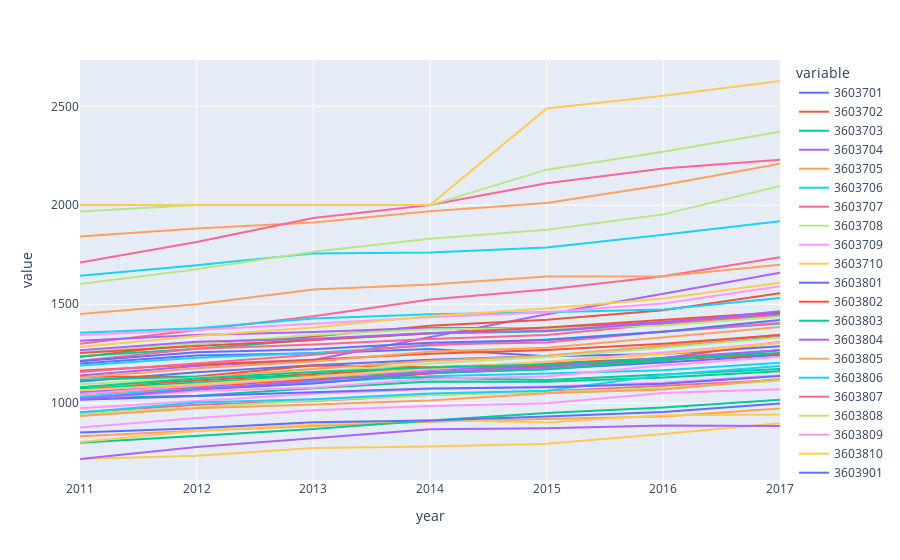

Write notebook code for a chart like this one.
### Code cell
# code for display
fig = px.line(df, x='year', y= puma)
fig.show()

### Figure 1 — Plotly figure (JSON) as saved in the notebook; plotly's stock layout.template omitted (floating-point values rounded to 4 significant figures)
{"data": [{"hovertemplate": "variable=3603701<br>year=%{x}<br>value=%{y}<extra></extra>", "legendgroup": "3603701", "line": {"color": "#636efa", "dash": "solid"}, "mode": "lines", "name": "3603701", "orientation": "v", "showlegend": true, "type": "scatter", "x": [2011, 2012, 2013, 2014, 2015, 2016, 2017], "xaxis": "x", "y": [1110, 1156, 1192, 1220, 1239, 1287, 1334], "yaxis": "y"}, {"hovertemplate": "variable=3603702<br>year=%{x}<br>value=%{y}<extra></extra>", "legendgroup": "3603702", "line": {"color": "#EF553B", "dash": "solid"}, "mode": "lines", "name": "3603702", "orientation": "v", "showlegend": true, "type": "scatter", "x": [2011, 2012, 2013, 2014, 2015, 2016, 2017], "xaxis": "x", "y": [1077, 1115, 1148, 1174, 1186, 1216, 1269], "yaxis": "y"}, {"hovertemplate": "variable=3603703<br>year=%{x}<br>value=%{y}<extra></extra>", "legendgroup": "3603703", "line": {"color": "#00cc96", "dash": "solid"}, "mode": "lines", "name": "3603703", "orientation": "v", "showlegend": true, "type": "scatter", "x": [2011, 2012, 2013, 2014, 2015, 2016, 2017], "xaxis": "x", "y": [1026, 1038, 1075, 1109, 1108, 1130, 1162], "yaxis": "y"}, {"hovertemplate": "variable=3603704<br>year=%{x}<br>value=%{y}<extra></extra>", "legendgroup": "3603704", "line": {"color": "#ab63fa", "dash": "solid"}, "mode": "lines", "name": "3603704", "orientation": "v", "showlegend": true, "type": "scatter", "x": [2011, 2012, 2013, 2014, 2015, 2016, 2017], "xaxis": "x", "y": [1055, 1091, 1135, 1168, 1192, 1220, 1252], "yaxis": "y"}, {"hovertemplate": "variable=3603705<br>year=%{x}<br>value=%{y}<extra></extra>", "legendgroup": "3603705", "line": {"color": "#FFA15A", "dash": "solid"}, "mode": "lines", "name": "3603705", "orientation": "v", "showlegend": true, "type": "scatter", "x": [2011, 2012, 2013, 2014, 2015, 2016, 2017], "xaxis": "x", "y": [833, 861, 885, 906, 920, 933, 973], "yaxis": "y"}, {"hovertemplate": "variable=3603706<br>year=%{x}<br>value=%{y}<extra></extra>", "legendgroup": "3603706", "line": {"color": "#19d3f3", "dash": "solid"}, "mode": "lines", "name": "3603706", "orientation": "v", "showlegend": true, "type": "scatter", "x": [2011, 2012, 2013, 2014, 2015, 2016, 2017], "xaxis": "x", "y": [1032, 1077, 1104, 1136, 1150, 1166, 1204], "yaxis": "y"}, {"hovertemplate": "variable=3603707<br>year=%{x}<br>value=%{y}<extra></extra>", "legendgroup": "3603707", "line": {"color": "#FF6692", "dash": "solid"}, "mode": "lines", "name": "3603707", "orientation": "v", "showlegend": true, "type": "scatter", "x": [2011, 2012, 2013, 2014, 2015, 2016, 2017], "xaxis": "x", "y": [954, 992, 1011, 1041, 1059, 1088, 1117], "yaxis": "y"}, {"hovertemplate": "variable=3603708<br>year=%{x}<br>value=%{y}<extra></extra>", "legendgroup": "3603708", "line": {"color": "#B6E880", "dash": "solid"}, "mode": "lines", "name": "3603708", "orientation": "v", "showlegend": true, "type": "scatter", "x": [2011, 2012, 2013, 2014, 2015, 2016, 2017], "xaxis": "x", "y": [946, 979, 1014, 1041, 1055, 1077, 1114], "yaxis": "y"}, {"hovertemplate": "variable=3603709<br>year=%{x}<br>value=%{y}<extra></extra>", "legendgroup": "3603709", "line": {"color": "#FF97FF", "dash": "solid"}, "mode": "lines", "name": "3603709", "orientation": "v", "showlegend": true, "type": "scatter", "x": [2011, 2012, 2013, 2014, 2015, 2016, 2017], "xaxis": "x", "y": [975, 1010, 1048, 1072, 1084, 1105, 1141], "yaxis": "y"}, {"hovertemplate": "variable=3603710<br>year=%{x}<br>value=%{y}<extra></extra>", "legendgroup": "3603710", "line": {"color": "#FECB52", "dash": "solid"}, "mode": "lines", "name": "3603710", "orientation": "v", "showlegend": true, "type": "scatter", "x": [2011, 2012, 2013, 2014, 2015, 2016, 2017], "xaxis": "x", "y": [718, 734, 773, 781, 795, 844, 899], "yaxis": "y"}, {"hovertemplate": "variable=3603801<br>year=%{x}<br>value=%{y}<extra></extra>", "legendgroup": "3603801", "line": {"color": "#636efa", "dash": "solid"}, "mode": "lines", "name": "3603801", "orientation": "v", "showlegend": true, "type": "scatter", "x": [2011, 2012, 2013, 2014, 2015, 2016, 2017], "xaxis": "x", "y": [1023, 1069, 1099, 1151, 1173, 1205, 1244], "yaxis": "y"}, {"hovertemplate": "variable=3603802<br>year=%{x}<br>value=%{y}<extra></extra>", "legendgroup": "3603802", "line": {"color": "#EF553B", "dash": "solid"}, "mode": "lines", "name": "3603802", "orientation": "v", "showlegend": true, "type": "scatter", "x": [2011, 2012, 2013, 2014, 2015, 2016, 2017], "xaxis": "x", "y": [1047, 1084, 1121, 1150, 1189, 1221, 1248], "yaxis": "y"}, {"hovertemplate": "variable=3603803<br>year=%{x}<br>value=%{y}<extra></extra>", "legendgroup": "3603803", "line": {"color": "#00cc96", "dash": "solid"}, "mode": "lines", "name": "3603803", "orientation": "v", "showlegend": true, "type": "scatter", "x": [2011, 2012, 2013, 2014, 2015, 2016, 2017], "xaxis": "x", "y": [800, 835, 870, 912, 950, 978, 1017], "yaxis": "y"}, {"hovertemplate": "variable=3603804<br>year=%{x}<br>value=%{y}<extra></extra>", "legendgroup": "3603804", "line": {"color": "#ab63fa", "dash": "solid"}, "mode": "lines", "name": "3603804", "orientation": "v", "showlegend": true, "type": "scatter", "x": [2011, 2012, 2013, 2014, 2015, 2016, 2017], "xaxis": "x", "y": [718, 779, 823, 868, 874, 887, 885], "yaxis": "y"}, {"hovertemplate": "variable=3603805<br>year=%{x}<br>value=%{y}<extra></extra>", "legendgroup": "3603805", "line": {"color": "#FFA15A", "dash": "solid"}, "mode": "lines", "name": "3603805", "orientation": "v", "showlegend": true, "type": "scatter", "x": [2011, 2012, 2013, 2014, 2015, 2016, 2017], "xaxis": "x", "y": [1842, 1883, 1913, 1970, 2012, 2102, 2210], "yaxis": "y"}, {"hovertemplate": "variable=3603806<br>year=%{x}<br>value=%{y}<extra></extra>", "legendgroup": "3603806", "line": {"color": "#19d3f3", "dash": "solid"}, "mode": "lines", "name": "3603806", "orientation": "v", "showlegend": true, "type": "scatter", "x": [2011, 2012, 2013, 2014, 2015, 2016, 2017], "xaxis": "x", "y": [1644, 1697, 1757, 1761, 1787, 1851, 1919], "yaxis": "y"}, {"hovertemplate": "variable=3603807<br>year=%{x}<br>value=%{y}<extra></extra>", "legendgroup": "3603807", "line": {"color": "#FF6692", "dash": "solid"}, "mode": "lines", "name": "3603807", "orientation": "v", "showlegend": true, "type": "scatter", "x": [2011, 2012, 2013, 2014, 2015, 2016, 2017], "xaxis": "x", "y": [1711, 1814, 1936, 2001, 2111, 2186, 2230], "yaxis": "y"}, {"hovertemplate": "variable=3603808<br>year=%{x}<br>value=%{y}<extra></extra>", "legendgroup": "3603808", "line": {"color": "#B6E880", "dash": "solid"}, "mode": "lines", "name": "3603808", "orientation": "v", "showlegend": true, "type": "scatter", "x": [2011, 2012, 2013, 2014, 2015, 2016, 2017], "xaxis": "x", "y": [1969, 2001, 2001, 2001, 2180, 2270, 2372], "yaxis": "y"}, {"hovertemplate": "variable=3603809<br>year=%{x}<br>value=%{y}<extra></extra>", "legendgroup": "3603809", "line": {"color": "#FF97FF", "dash": "solid"}, "mode": "lines", "name": "3603809", "orientation": "v", "showlegend": true, "type": "scatter", "x": [2011, 2012, 2013, 2014, 2015, 2016, 2017], "xaxis": "x", "y": [877, 925, 964, 986, 1000, 1051, 1071], "yaxis": "y"}, {"hovertemplate": "variable=3603810<br>year=%{x}<br>value=%{y}<extra></extra>", "legendgroup": "3603810", "line": {"color": "#FECB52", "dash": "solid"}, "mode": "lines", "name": "3603810", "orientation": "v", "showlegend": true, "type": "scatter", "x": [2011, 2012, 2013, 2014, 2015, 2016, 2017], "xaxis": "x", "y": [2001, 2001, 2001, 2001, 2489, 2553, 2628], "yaxis": "y"}, {"hovertemplate": "variable=3603901<br>year=%{x}<br>value=%{y}<extra></extra>", "legendgroup": "3603901", "line": {"color": "#636efa", "dash": "solid"}, "mode": "lines", "name": "3603901", "orientation": "v", "showlegend": true, "type": "scatter", "x": [2011, 2012, 2013, 2014, 2015, 2016, 2017], "xaxis": "x", "y": [1201, 1241, 1252, 1274, 1237, 1249, 1288], "yaxis": "y"}, {"hovertemplate": "variable=3603902<br>year=%{x}<br>value=%{y}<extra></extra>", "legendgroup": "3603902", "line": {"color": "#EF553B", "dash": "solid"}, "mode": "lines", "name": "3603902", "orientation": "v", "showlegend": true, "type": "scatter", "x": [2011, 2012, 2013, 2014, 2015, 2016, 2017], "xaxis": "x", "y": [1134, 1135, 1190, 1182, 1202, 1227, 1309], "yaxis": "y"}, {"hovertemplate": "variable=3603903<br>year=%{x}<br>value=%{y}<extra></extra>", "legendgroup": "3603903", "line": {"color": "#00cc96", "dash": "solid"}, "mode": "lines", "name": "3603903", "orientation": "v", "showlegend": true, "type": "scatter", "x": [2011, 2012, 2013, 2014, 2015, 2016, 2017], "xaxis": "x", "y": [1118, 1133, 1131, 1129, 1117, 1145, 1173], "yaxis": "y"}, {"hovertemplate": "variable=3604001<br>year=%{x}<br>value=%{y}<extra></extra>", "legendgroup": "3604001", "line": {"color": "#ab63fa", "dash": "solid"}, "mode": "lines", "name": "3604001", "orientation": "v", "showlegend": true, "type": "scatter", "x": [2011, 2012, 2013, 2014, 2015, 2016, 2017], "xaxis": "x", "y": [1140, 1188, 1218, 1335, 1449, 1553, 1659], "yaxis": "y"}, {"hovertemplate": "variable=3604002<br>year=%{x}<br>value=%{y}<extra></extra>", "legendgroup": "3604002", "line": {"color": "#FFA15A", "dash": "solid"}, "mode": "lines", "name": "3604002", "orientation": "v", "showlegend": true, "type": "scatter", "x": [2011, 2012, 2013, 2014, 2015, 2016, 2017], "xaxis": "x", "y": [1072, 1129, 1173, 1215, 1240, 1290, 1346], "yaxis": "y"}, {"hovertemplate": "variable=3604003<br>year=%{x}<br>value=%{y}<extra></extra>", "legendgroup": "3604003", "line": {"color": "#19d3f3", "dash": "solid"}, "mode": "lines", "name": "3604003", "orientation": "v", "showlegend": true, "type": "scatter", "x": [2011, 2012, 2013, 2014, 2015, 2016, 2017], "xaxis": "x", "y": [953, 1003, 1020, 1049, 1063, 1142, 1188], "yaxis": "y"}, {"hovertemplate": "variable=3604004<br>year=%{x}<br>value=%{y}<extra></extra>", "legendgroup": "3604004", "line": {"color": "#FF6692", "dash": "solid"}, "mode": "lines", "name": "3604004", "orientation": "v", "showlegend": true, "type": "scatter", "x": [2011, 2012, 2013, 2014, 2015, 2016, 2017], "xaxis": "x", "y": [1300, 1368, 1439, 1524, 1574, 1641, 1738], "yaxis": "y"}, {"hovertemplate": "variable=3604005<br>year=%{x}<br>value=%{y}<extra></extra>", "legendgroup": "3604005", "line": {"color": "#B6E880", "dash": "solid"}, "mode": "lines", "name": "3604005", "orientation": "v", "showlegend": true, "type": "scatter", "x": [2011, 2012, 2013, 2014, 2015, 2016, 2017], "xaxis": "x", "y": [1602, 1677, 1765, 1831, 1876, 1954, 2097], "yaxis": "y"}, {"hovertemplate": "variable=3604006<br>year=%{x}<br>value=%{y}<extra></extra>", "legendgroup": "3604006", "line": {"color": "#FF97FF", "dash": "solid"}, "mode": "lines", "name": "3604006", "orientation": "v", "showlegend": true, "type": "scatter", "x": [2011, 2012, 2013, 2014, 2015, 2016, 2017], "xaxis": "x", "y": [1021, 1061, 1078, 1123, 1135, 1192, 1235], "yaxis": "y"}, {"hovertemplate": "variable=3604007<br>year=%{x}<br>value=%{y}<extra></extra>", "legendgroup": "3604007", "line": {"color": "#FECB52", "dash": "solid"}, "mode": "lines", "name": "3604007", "orientation": "v", "showlegend": true, "type": "scatter", "x": [2011, 2012, 2013, 2014, 2015, 2016, 2017], "xaxis": "x", "y": [804, 860, 893, 915, 903, 939, 943], "yaxis": "y"}, {"hovertemplate": "variable=3604008<br>year=%{x}<br>value=%{y}<extra></extra>", "legendgroup": "3604008", "line": {"color": "#636efa", "dash": "solid"}, "mode": "lines", "name": "3604008", "orientation": "v", "showlegend": true, "type": "scatter", "x": [2011, 2012, 2013, 2014, 2015, 2016, 2017], "xaxis": "x", "y": [1017, 1036, 1058, 1074, 1080, 1098, 1137], "yaxis": "y"}, {"hovertemplate": "variable=3604009<br>year=%{x}<br>value=%{y}<extra></extra>", "legendgroup": "3604009", "line": {"color": "#EF553B", "dash": "solid"}, "mode": "lines", "name": "3604009", "orientation": "v", "showlegend": true, "type": "scatter", "x": [2011, 2012, 2013, 2014, 2015, 2016, 2017], "xaxis": "x", "y": [1164, 1196, 1220, 1250, 1269, 1300, 1344], "yaxis": "y"}, {"hovertemplate": "variable=3604010<br>year=%{x}<br>value=%{y}<extra></extra>", "legendgroup": "3604010", "line": {"color": "#00cc96", "dash": "solid"}, "mode": "lines", "name": "3604010", "orientation": "v", "showlegend": true, "type": "scatter", "x": [2011, 2012, 2013, 2014, 2015, 2016, 2017], "xaxis": "x", "y": [1071, 1105, 1137, 1155, 1170, 1217, 1267], "yaxis": "y"}, {"hovertemplate": "variable=3604011<br>year=%{x}<br>value=%{y}<extra></extra>", "legendgroup": "3604011", "line": {"color": "#ab63fa", "dash": "solid"}, "mode": "lines", "name": "3604011", "orientation": "v", "showlegend": true, "type": "scatter", "x": [2011, 2012, 2013, 2014, 2015, 2016, 2017], "xaxis": "x", "y": [1021, 1069, 1113, 1157, 1182, 1230, 1268], "yaxis": "y"}, {"hovertemplate": "variable=3604012<br>year=%{x}<br>value=%{y}<extra></extra>", "legendgroup": "3604012", "line": {"color": "#FFA15A", "dash": "solid"}, "mode": "lines", "name": "3604012", "orientation": "v", "showlegend": true, "type": "scatter", "x": [2011, 2012, 2013, 2014, 2015, 2016, 2017], "xaxis": "x", "y": [1130, 1177, 1211, 1260, 1280, 1332, 1385], "yaxis": "y"}, {"hovertemplate": "variable=3604013<br>year=%{x}<br>value=%{y}<extra></extra>", "legendgroup": "3604013", "line": {"color": "#19d3f3", "dash": "solid"}, "mode": "lines", "name": "3604013", "orientation": "v", "showlegend": true, "type": "scatter", "x": [2011, 2012, 2013, 2014, 2015, 2016, 2017], "xaxis": "x", "y": [1191, 1229, 1253, 1292, 1322, 1361, 1402], "yaxis": "y"}, {"hovertemplate": "variable=3604014<br>year=%{x}<br>value=%{y}<extra></extra>", "legendgroup": "3604014", "line": {"color": "#FF6692", "dash": "solid"}, "mode": "lines", "name": "3604014", "orientation": "v", "showlegend": true, "type": "scatter", "x": [2011, 2012, 2013, 2014, 2015, 2016, 2017], "xaxis": "x", "y": [1158, 1200, 1245, 1296, 1307, 1362, 1405], "yaxis": "y"}, {"hovertemplate": "variable=3604015<br>year=%{x}<br>value=%{y}<extra></extra>", "legendgroup": "3604015", "line": {"color": "#B6E880", "dash": "solid"}, "mode": "lines", "name": "3604015", "orientation": "v", "showlegend": true, "type": "scatter", "x": [2011, 2012, 2013, 2014, 2015, 2016, 2017], "xaxis": "x", "y": [1096, 1126, 1157, 1200, 1233, 1280, 1332], "yaxis": "y"}, {"hovertemplate": "variable=3604016<br>year=%{x}<br>value=%{y}<extra></extra>", "legendgroup": "3604016", "line": {"color": "#FF97FF", "dash": "solid"}, "mode": "lines", "name": "3604016", "orientation": "v", "showlegend": true, "type": "scatter", "x": [2011, 2012, 2013, 2014, 2015, 2016, 2017], "xaxis": "x", "y": [1046, 1088, 1130, 1171, 1210, 1256, 1307], "yaxis": "y"}, {"hovertemplate": "variable=3604017<br>year=%{x}<br>value=%{y}<extra></extra>", "legendgroup": "3604017", "line": {"color": "#FECB52", "dash": "solid"}, "mode": "lines", "name": "3604017", "orientation": "v", "showlegend": true, "type": "scatter", "x": [2011, 2012, 2013, 2014, 2015, 2016, 2017], "xaxis": "x", "y": [1065, 1096, 1133, 1176, 1208, 1248, 1304], "yaxis": "y"}, {"hovertemplate": "variable=3604018<br>year=%{x}<br>value=%{y}<extra></extra>", "legendgroup": "3604018", "line": {"color": "#636efa", "dash": "solid"}, "mode": "lines", "name": "3604018", "orientation": "v", "showlegend": true, "type": "scatter", "x": [2011, 2012, 2013, 2014, 2015, 2016, 2017], "xaxis": "x", "y": [852, 873, 904, 913, 933, 956, 998], "yaxis": "y"}, {"hovertemplate": "variable=3604101<br>year=%{x}<br>value=%{y}<extra></extra>", "legendgroup": "3604101", "line": {"color": "#EF553B", "dash": "solid"}, "mode": "lines", "name": "3604101", "orientation": "v", "showlegend": true, "type": "scatter", "x": [2011, 2012, 2013, 2014, 2015, 2016, 2017], "xaxis": "x", "y": [1233, 1302, 1337, 1391, 1421, 1470, 1556], "yaxis": "y"}, {"hovertemplate": "variable=3604102<br>year=%{x}<br>value=%{y}<extra></extra>", "legendgroup": "3604102", "line": {"color": "#00cc96", "dash": "solid"}, "mode": "lines", "name": "3604102", "orientation": "v", "showlegend": true, "type": "scatter", "x": [2011, 2012, 2013, 2014, 2015, 2016, 2017], "xaxis": "x", "y": [1237, 1275, 1321, 1352, 1364, 1403, 1450], "yaxis": "y"}, {"hovertemplate": "variable=3604103<br>year=%{x}<br>value=%{y}<extra></extra>", "legendgroup": "3604103", "line": {"color": "#ab63fa", "dash": "solid"}, "mode": "lines", "name": "3604103", "orientation": "v", "showlegend": true, "type": "scatter", "x": [2011, 2012, 2013, 2014, 2015, 2016, 2017], "xaxis": "x", "y": [1315, 1344, 1360, 1381, 1377, 1412, 1454], "yaxis": "y"}, {"hovertemplate": "variable=3604104<br>year=%{x}<br>value=%{y}<extra></extra>", "legendgroup": "3604104", "line": {"color": "#FFA15A", "dash": "solid"}, "mode": "lines", "name": "3604104", "orientation": "v", "showlegend": true, "type": "scatter", "x": [2011, 2012, 2013, 2014, 2015, 2016, 2017], "xaxis": "x", "y": [1451, 1500, 1574, 1600, 1640, 1642, 1699], "yaxis": "y"}, {"hovertemplate": "variable=3604105<br>year=%{x}<br>value=%{y}<extra></extra>", "legendgroup": "3604105", "line": {"color": "#19d3f3", "dash": "solid"}, "mode": "lines", "name": "3604105", "orientation": "v", "showlegend": true, "type": "scatter", "x": [2011, 2012, 2013, 2014, 2015, 2016, 2017], "xaxis": "x", "y": [1356, 1379, 1428, 1450, 1459, 1474, 1531], "yaxis": "y"}, {"hovertemplate": "variable=3604106<br>year=%{x}<br>value=%{y}<extra></extra>", "legendgroup": "3604106", "line": {"color": "#FF6692", "dash": "solid"}, "mode": "lines", "name": "3604106", "orientation": "v", "showlegend": true, "type": "scatter", "x": [2011, 2012, 2013, 2014, 2015, 2016, 2017], "xaxis": "x", "y": [1215, 1275, 1297, 1324, 1344, 1401, 1443], "yaxis": "y"}, {"hovertemplate": "variable=3604107<br>year=%{x}<br>value=%{y}<extra></extra>", "legendgroup": "3604107", "line": {"color": "#B6E880", "dash": "solid"}, "mode": "lines", "name": "3604107", "orientation": "v", "showlegend": true, "type": "scatter", "x": [2011, 2012, 2013, 2014, 2015, 2016, 2017], "xaxis": "x", "y": [1256, 1301, 1345, 1373, 1378, 1393, 1437], "yaxis": "y"}, {"hovertemplate": "variable=3604108<br>year=%{x}<br>value=%{y}<extra></extra>", "legendgroup": "3604108", "line": {"color": "#FF97FF", "dash": "solid"}, "mode": "lines", "name": "3604108", "orientation": "v", "showlegend": true, "type": "scatter", "x": [2011, 2012, 2013, 2014, 2015, 2016, 2017], "xaxis": "x", "y": [1345, 1370, 1401, 1434, 1459, 1504, 1591], "yaxis": "y"}, {"hovertemplate": "variable=3604109<br>year=%{x}<br>value=%{y}<extra></extra>", "legendgroup": "3604109", "line": {"color": "#FECB52", "dash": "solid"}, "mode": "lines", "name": "3604109", "orientation": "v", "showlegend": true, "type": "scatter", "x": [2011, 2012, 2013, 2014, 2015, 2016, 2017], "xaxis": "x", "y": [1284, 1340, 1382, 1440, 1479, 1529, 1609], "yaxis": "y"}, {"hovertemplate": "variable=3604110<br>year=%{x}<br>value=%{y}<extra></extra>", "legendgroup": "3604110", "line": {"color": "#636efa", "dash": "solid"}, "mode": "lines", "name": "3604110", "orientation": "v", "showlegend": true, "type": "scatter", "x": [2011, 2012, 2013, 2014, 2015, 2016, 2017], "xaxis": "x", "y": [1212, 1258, 1273, 1305, 1319, 1361, 1420], "yaxis": "y"}, {"hovertemplate": "variable=3604111<br>year=%{x}<br>value=%{y}<extra></extra>", "legendgroup": "3604111", "line": {"color": "#EF553B", "dash": "solid"}, "mode": "lines", "name": "3604111", "orientation": "v", "showlegend": true, "type": "scatter", "x": [2011, 2012, 2013, 2014, 2015, 2016, 2017], "xaxis": "x", "y": [1254, 1289, 1319, 1354, 1382, 1422, 1459], "yaxis": "y"}, {"hovertemplate": "variable=3604112<br>year=%{x}<br>value=%{y}<extra></extra>", "legendgroup": "3604112", "line": {"color": "#00cc96", "dash": "solid"}, "mode": "lines", "name": "3604112", "orientation": "v", "showlegend": true, "type": "scatter", "x": [2011, 2012, 2013, 2014, 2015, 2016, 2017], "xaxis": "x", "y": [1081, 1125, 1157, 1180, 1195, 1223, 1253], "yaxis": "y"}, {"hovertemplate": "variable=3604113<br>year=%{x}<br>value=%{y}<extra></extra>", "legendgroup": "3604113", "line": {"color": "#ab63fa", "dash": "solid"}, "mode": "lines", "name": "3604113", "orientation": "v", "showlegend": true, "type": "scatter", "x": [2011, 2012, 2013, 2014, 2015, 2016, 2017], "xaxis": "x", "y": [1268, 1310, 1325, 1355, 1366, 1405, 1464], "yaxis": "y"}, {"hovertemplate": "variable=3604114<br>year=%{x}<br>value=%{y}<extra></extra>", "legendgroup": "3604114", "line": {"color": "#FFA15A", "dash": "solid"}, "mode": "lines", "name": "3604114", "orientation": "v", "showlegend": true, "type": "scatter", "x": [2011, 2012, 2013, 2014, 2015, 2016, 2017], "xaxis": "x", "y": [935, 975, 993, 1013, 1050, 1069, 1122], "yaxis": "y"}], "layout": {"legend": {"title": {"text": "variable"}, "tracegroupgap": 0}, "margin": {"t": 60}, "xaxis": {"anchor": "y", "domain": [0, 1], "title": {"text": "year"}}, "yaxis": {"anchor": "x", "domain": [0, 1], "title": {"text": "value"}}}}
